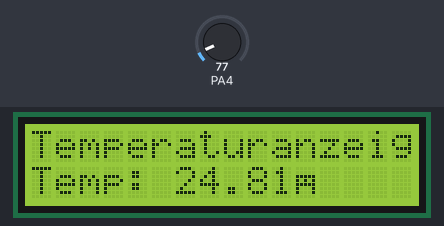
The sketch below on a simulated STM32 Blue Pill. Parts: 16×2 character LCD. The test bench sets the inputs (shaded band); at power-on: PA4 = 77 (analog values on the 0–1023 scale). What the sketch prints to the serial monitor is not drawn.

Above: at 1.2 s.
1.3 s: PA4 set to 33
At 2.8 s:
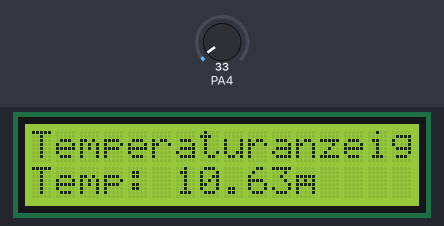
3.1 s: PA4 set to 27
At 4.3 s:
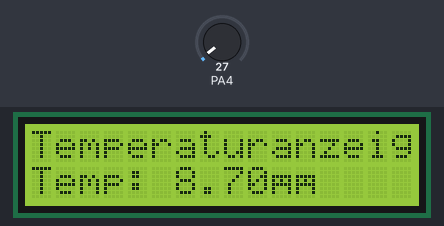
4.6 s: PA4 set to 23
At 5.5 s:
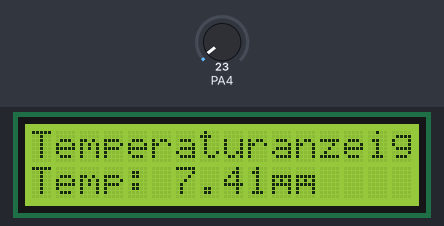
Timing chart, 0 to 7.6 s (numbered marks = the images above; inputs shaded):
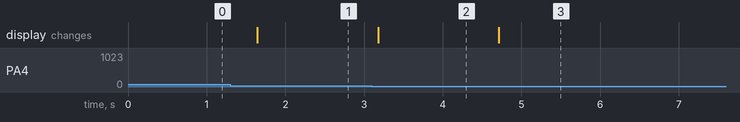

Measured:
- the behaviour switches between 32 and 31 on PA4 (found by bisection; images 1 and 2)
- after the input at 1.3 s, the display: changes after 0.34 s (image 1)
- after the input at 3.1 s, the display: changes after 0.08 s (image 2)
- after the input at 4.6 s, the display: changes after 0.11 s (image 3)

The sketch:

62_LM35_LCD.ino.ino
```cpp
#include <LiquidCrystal_PCF8574.h>

LiquidCrystal_PCF8574 lcd (0x27); // LCD-Adresse (I2C) auf 0x27 für 16 Zeichen und 2 Zeilen ein

u_int16_t adc_lm35_wert; //Messwert, der vom ADC kommt
float temp_wert; //Berechnungsvariable für Kommazahlen aus dem Messwert

void setup()
{

  I2C_LCD_init();
  Serial.begin(115200);

  pinMode(PA_4, INPUT_ANALOG);
  analogReadResolution(10);

  lcd.home();
  lcd.print("Temperaturanzeige");

}

void loop()
{

  adc_lm35_wert = analogRead(PA_4); //PIN A2 auf dem Arduino
  temp_wert = adc_lm35_wert * 0.32227;

  I2C_LCD("Temp: " + String(temp_wert) + "\xdfC");
  delay(500);

  Serial.println("Temp: " + String(temp_wert) + "°C");
  Serial.println("Temp als adc - Wert: " + String(adc_lm35_wert));


}
```

LCD_Display.ino
```cpp
void I2C_LCD_init(void) //LCD Init Funktion
{
   lcd.begin(16, 2); // initialize the lcd
   lcd.clear();
   lcd.setBacklight(255);
   lcd.setCursor(0,0);
   lcd.print("Starting...");
}

void I2C_LCD(String LCD_1) //Funktion zur Ausgabe am LCD 16x2 untere Zeile
{
   lcd.setCursor(0, 1);
   lcd.print(LCD_1);
}
```
